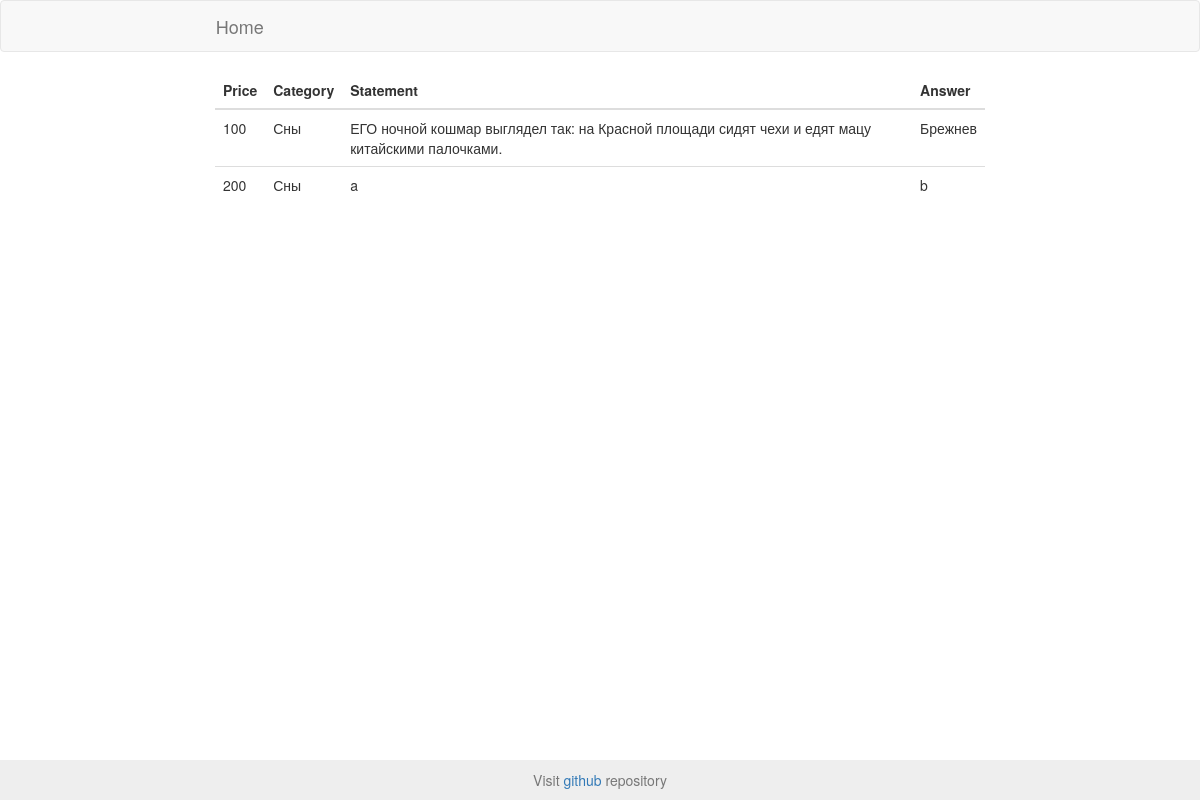
Before: /myQuestionList/ (signed in) with the older database file.
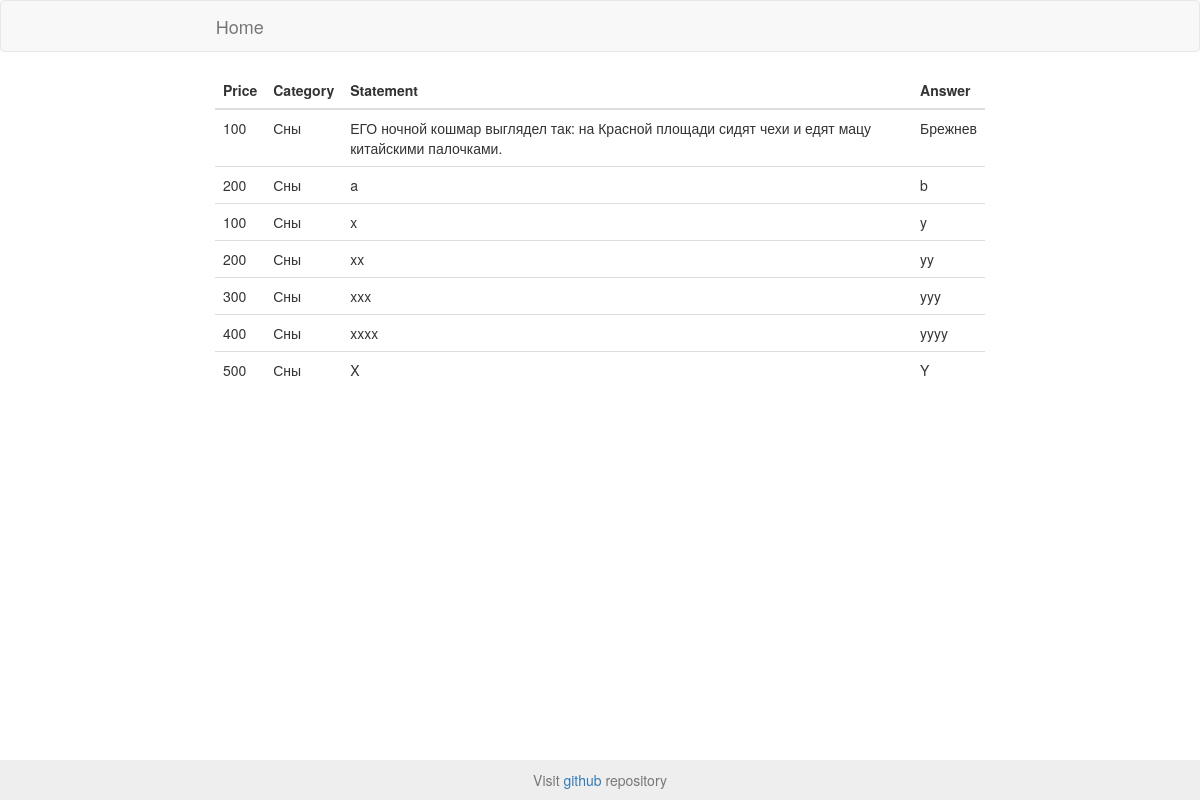
After: the same page with the newer database file.
### game/models.py (models this page shows, shortened)
class Question(models.Model):
    _100 = 100
    _200 = 200
    _300 = 300
    _400 = 400
    _500 = 500
    PRICES = (
        (_100, 100),
        (_200, 200),
        (_300, 300),
        (_400, 400),
        (_500, 500),
    )
    id = models.AutoField(primary_key=True)
    readingTime = models.FloatField()
    answeringTime = models.FloatField()
    price = models.IntegerField(choices=PRICES)
    statement = models.TextField()
    answer = models.TextField()
    category = models.ForeignKey(Category)
    author = models.ForeignKey(User)

class Category(models.Model):
    title = models.TextField()

### game/views.py (the view)
# urls.py: url(r'^myQuestionList/$', views.myQuestionList, name='myQuestionList'),
@login_required
def myQuestionList(request):
    return render(request, 'myQuestionList.html',
        {
            'questions' : Question.objects.filter(author=request.user),
        }
    )

### game/templates/myQuestionList.html (shortened to what this page needs)
{% extends "base.html" %}
{% block content %}
    <table class="table">
        <thead>
            <th>
                Price
            </th>
            <th>
                Category
            </th>
            <th>
                Statement
            </th>
            <th>
                Answer
            </th>
        </thead>
        <tbody>
            {% for question in questions %}
            <tr>
                <td>
                    {{ question.price }}
                </td>
                <td>
                    {{ question.category.title }}
                </td>
                <td>
                    {{ question.statement }}
                </td>
                <td>
                    {{ question.answer }}
                </td>
            </tr>
            {% endfor %}
        </tbody>
    </table>
{% endblock %}

### game/templates/base.html (shortened to what this page needs)
<!DOCTYPE html>
<html>
    <head>
        <link href="/static/bootstrap/css/bootstrap.min.css" rel="stylesheet" />
    </head>
    <body>
        <nav class="navbar navbar-default" role="navigation">
            <div class="container-fluid">
                <div class="row">
            	    <div class="col-md-8 col-md-offset-2">
              		    <div class="navbar-header">
                  		    <a class="navbar-brand" href="/">Home</a>
              			</div>
            		</div>
          		</div>
      		</div>
        </nav>
        <div class="container-fluid">
            <div class="row">
                <div class="col-md-8 col-md-offset-2">
                    {% block content %}
                    {% endblock %}
                </div>
            </div>
        </div>
        <div class="navbar-fixed-bottom" style="background-color: #eee; padding-top: 10px">
      		<div class="container-fluid">
      			<div class="row">
      				<div class="col-md-8 col-md-offset-2 text-center">
      					<p class="text-muted">
      						Visit
      							<a href="https://github.com/thefacetakt/jeopardy">
      								github
  								</a>
							repository
      					</p>
      				</div>
      			</div>
    		</div>
    	</div>
    </body>
</html>

Changed rows visible on the page:
added Question: price "100", category "Сны", statement "x", answer "y"
added Question: price "200", category "Сны", statement "xx", answer "yy"
added Question: price "300", category "Сны", statement "xxx", answer "yyy"
added Question: price "400", category "Сны", statement "xxxx", answer "yyyy"
added Question: price "500", category "Сны", statement "X", answer "Y"
